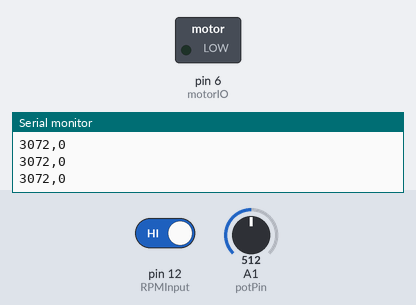
The sketch below on a simulated Arduino Uno, built with avr-gcc and run on an emulated ATmega328P. On the bench: switched loads named in the sketch (green lamp = pin HIGH), the last lines printed to the serial monitor. The test bench sets the inputs (shaded band); at power-on: pin 12 (RPMInput) HIGH, A1 (potPin) = 512.

Above: at 1.2 s.
1.3 s: pin 12 (RPMInput) driven LOW
At 1.45 s:
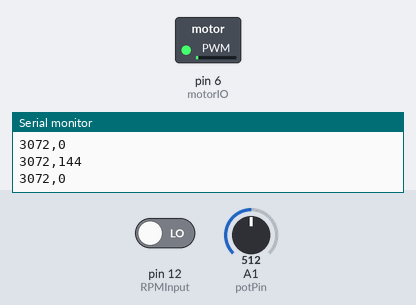
3.0 s: A1 (potPin) set to 306
At 4.0 s:
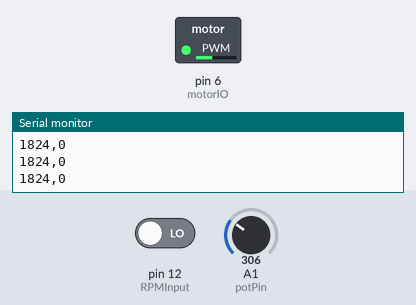
4.6 s: A1 (potPin) set to 245
At 5.2 s:
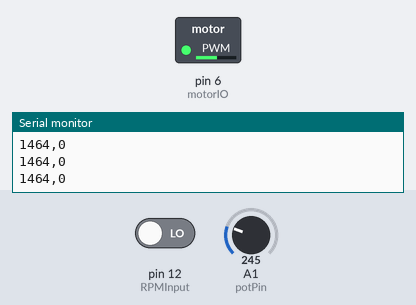
6.2 s: A1 (potPin) set to 122
At 7.5 s:
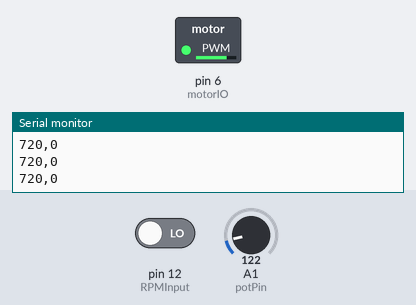
7.8 s: A1 (potPin) set to 716
At 8.8 s:
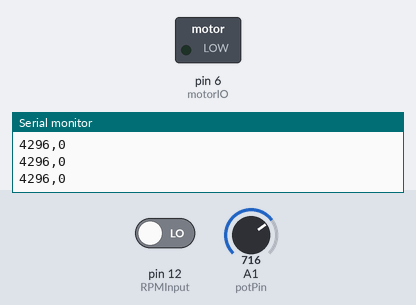
9.3 s: A1 (potPin) set to 511
At 10.0 s:
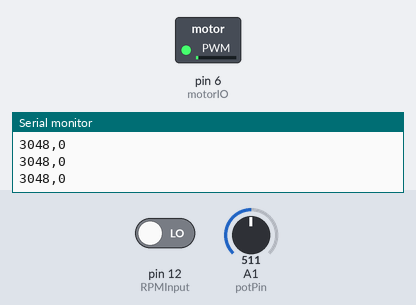
Timing chart, 0 to 11.9 s (numbered marks = the images above; inputs shaded):
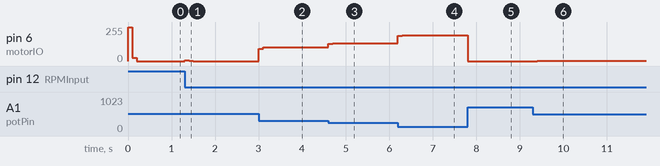

The sketch:

PID_Controller_DC_Motor.ino
```cpp
//Keegan Pitre, April 29, 2017
const int motorIO = 6; // PWM output
const int RPMInput = 12;

int PWMVal;
int RPMInd;
unsigned long newTime = 0;
unsigned long RPMtime;
int elapTime;
unsigned long timeVar;
int RPM_feedback =0;
int prevRPMInd = 1;
int ctr2 = 0;
int potPin = A1;
int val = 255;
int RPM_actual_val=0;
int invVal;

//PID Vals
float P_gain = 1;
float D_gain = .2;
float Dt = 2;
float prev_error = 0;
float D_error = 0;
float I_error = 0;
float Error = 0;
float L = 0;
float M = 0;
float Otpt = 0;

void setup() {
  Serial.begin(115200);
  Serial.setTimeout(5);

//Initializes Pins
  pinMode(motorIO, OUTPUT); //6
  pinMode(RPMInput, INPUT);//12

  digitalWrite(motorIO, 1);

  Serial.println("Done initialization");
}

void loop() {
//Section that checks the RPM of the motor
  timeVar = millis();
  elapTime = 100;
//Loop that counts the number of times the LED feedback changes from 1 to 0 or 0 to 1 within a certain time frame (elapTime
  while (timeVar + elapTime > newTime){
    newTime = millis();
      RPMInd = digitalRead(RPMInput); //Obtains value from LED feedback
//Adds 1 to the counter every time the feedback changes value, this indicates the fan blade passing through the LED and the phototransistor
    if (RPMInd != prevRPMInd){
      delay(1);
      ctr2 = ctr2+1;
      prevRPMInd = RPMInd;
    }
  }
  RPMtime = (ctr2*10*60)/4; //ctr2 increases by 4 per rotation since there are two blades. RPM =  Pulse per minute / pulses per rotation
  RPM_feedback = RPMtime/24; //Converts the RPM value to a value between 0 and 255 to compare to desired RPM. Top RPM of motor is 6000. 6000/255=~24
  ctr2 = 0; //Resets the counter

  val = analogRead(potPin)/4; //Read the value from the potentiometer to obtain desired RPM value
  RPM_actual_val = val; //Saves the value to plot and compare later

  Error = abs(val) - abs(RPM_feedback); //Calculates the raw proportional error (desired - actual)
  I_error = I_error + Error; //If you want to use integral control add this to Otpt with a gain
  L = P_gain*Error; //The tuned proportional error
  M = D_gain*(Error - prev_error); //The tuned derivative error
  Otpt = P_gain*Error - D_gain*(Error - prev_error); //Total error
  prev_error = Error;// Saves previous error value for the derivative error
  val = val + Otpt; //Adds the total tuned error to the feedback signal

  //Can't allow the output to go above 255 or below 0
  if (val>255){
    val = 255;
  }
  else if (val<0){
    val=0;
  }

  //This how you plot two graphs using the arduino plotting tool
  Serial.print(RPM_actual_val*24); // Multiply by 24 to get back to an RPM from the 8bit value
  Serial.print(",");
  Serial.println(RPM_feedback*24);

  invVal=255-val; //Must invert the PWM since a logic high will pull the gate of the mosfet to GND, there for cutting power to the motor
  analogWrite(motorIO, invVal); //Write inverted PWM value to the the pin


}
```

Measured:
- after the input at 1.3 s, pin 6 (motorIO): 0/255 → 4/255 at once, → 1/255 0.10 s later, → 0/255 0.10 s later
- after the input at 3.0 s, pin 6 (motorIO): 0/255 → 93/255 at once, → 103/255 0.10 s later
- after the input at 4.6 s, pin 6 (motorIO): 103/255 → 130/255 at once, → 133/255 0.10 s later
- after the input at 6.2 s, pin 6 (motorIO): 133/255 → 189/255 at once, → 195/255 0.10 s later
- after the input at 7.8 s, pin 6 (motorIO): 195/255 → 0/255 at once
- after the input at 9.3 s, pin 6 (motorIO): 0/255 → 1/255 after 0.10 s
